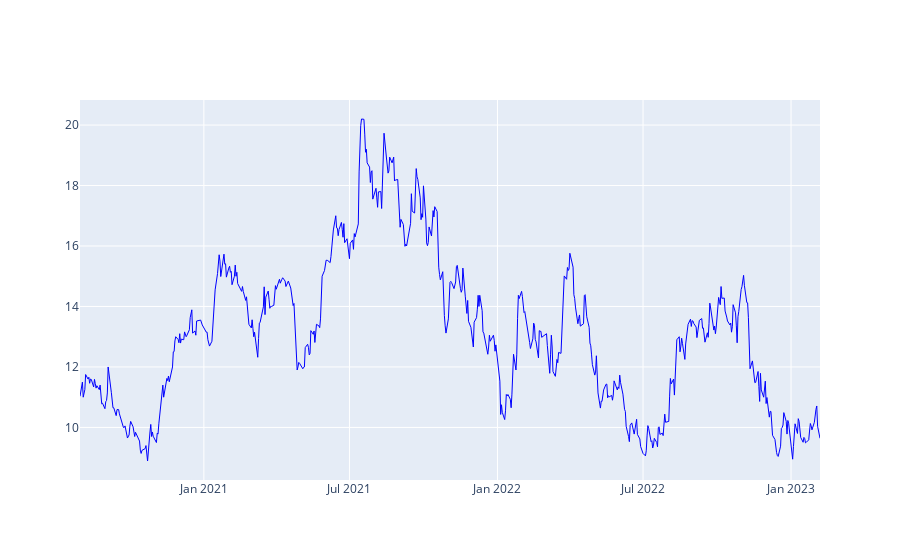

The code cell stored with this chart in its notebook:
### Code cell
ticker ="SOMA3.SA"


df = yf.download(ticker)

fig = go.Figure()

fig.add_trace(
    go.Scatter(
        name="Ação",
        x=df.index,
        y=df["Close"],
        line=dict(color='blue', width=1))
)

### Figure 1 — Plotly figure (JSON) as saved in the notebook; plotly's stock layout.template omitted (floating-point values rounded to 4 significant figures; data arrays with more than 128 entries replaced by an {"elided": "..."} marker saying what was removed)
{"data": [{"line": {"color": "blue", "width": 1}, "name": "Ação", "type": "scatter", "x": {"elided": "626 str values"}, "y": {"elided": "626 float values"}}], "layout": {}}
